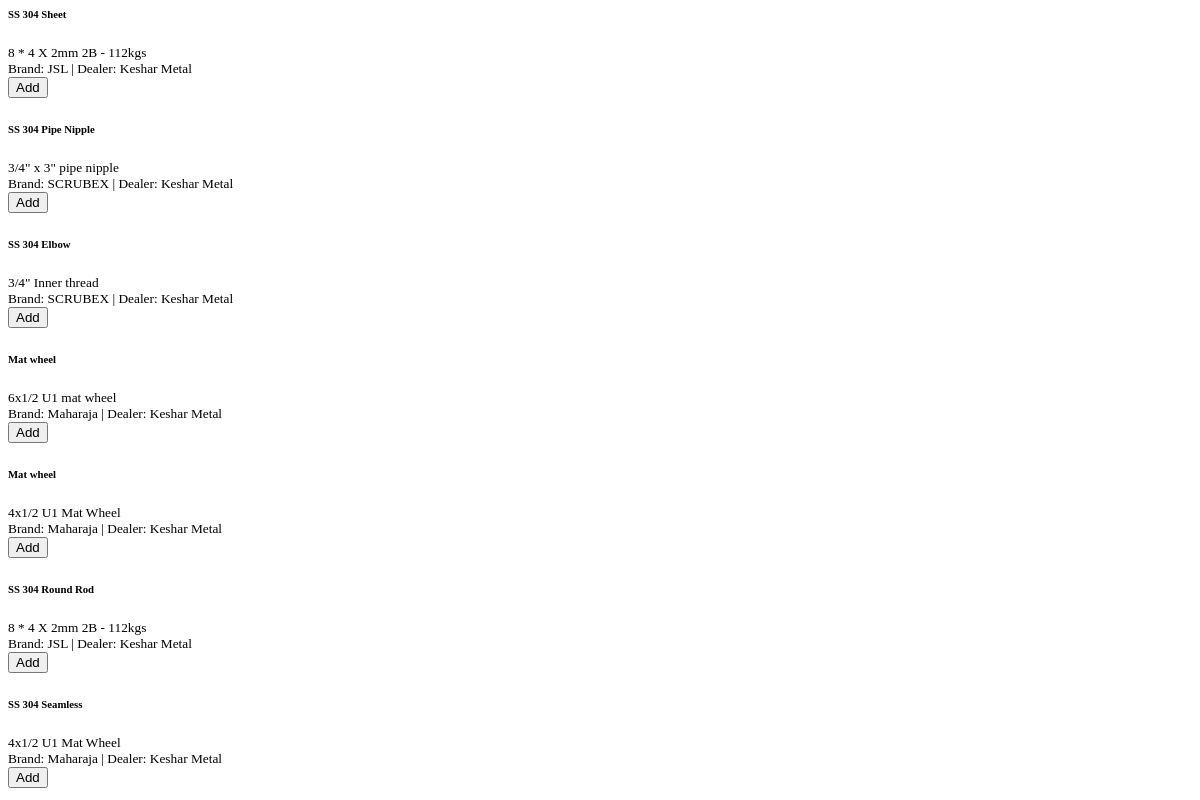
The app's page /products/search_materials, older data.
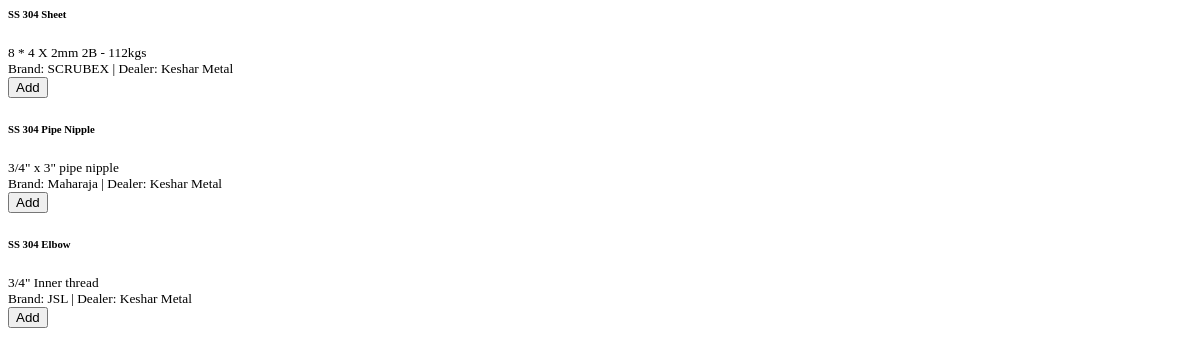
The same page, newer data.
### app/models.py (models this page shows)
class Storage(Base):
    __tablename__ = 'storage'
    id = Column(Integer, primary_key=True)
    base_name = Column(String(128))
    defined_name_with_spec = Column(String(256))
    brand = Column(String(128))
    hsn_code = Column(String(32))
    dealer_id = Column(Integer, ForeignKey('dealer.id'))
    tax = Column(Float)
    price = Column(Float)
    current_stock = Column(Float)
    units = Column(String(32))
    created_at = Column(DateTime, default=datetime.now)  # Make sure this exists
    updated_at = Column(DateTime, default=datetime.now, onupdate=datetime.now)  # And this
    dealer = relationship('Dealer', back_populates='materials')
    product_materials = relationship('ProductMaterial', back_populates='storage')
    bom_materials = relationship('BOMMaterial', back_populates='storage')
    supply_items = relationship('BOMSupplyItem', back_populates='storage')
    po_items = relationship('PurchaseOrderItem', back_populates='material')

class Dealer(Base):
    __tablename__ = 'dealer'
    id = Column(Integer, primary_key=True)
    name = Column(String(120), nullable=False)
    address = Column(String(250))
    city = Column(String(100))
    state = Column(String(100))
    country = Column(String(100))
    pincode = Column(String(20))
    telephone = Column(String(50))
    mobile = Column(String(50))
    email = Column(String(120))
    gst_no = Column(String(50))
    bank_name = Column(String(100))
    account_no = Column(String(100))
    ifsc_code = Column(String(50))
    materials = relationship('Storage', back_populates='dealer', lazy='dynamic')

### app/routers/products.py (the view)
@router.get("/search_materials")
async def search_materials(request: Request, q: str = "", db: Session = Depends(get_db)):
    try:
        if q:
            materials = db.query(models.Storage).filter(
                models.Storage.base_name.ilike(f'%{q}%') |
                models.Storage.defined_name_with_spec.ilike(f'%{q}%') |
                models.Storage.brand.ilike(f'%{q}%')
            ).limit(10).all()
        else:
            materials = db.query(models.Storage).limit(10).all()
        return templates.TemplateResponse("_material_options.html", {
            "request": request,
            "materials": materials
        })
    except Exception as e:
        print(f"Error searching materials: {e}")
        return JSONResponse(content={"error": str(e)}, status_code=500)

### app/templates/_material_options.html
{% if materials %}
    {% for material in materials %}
    <div class="list-group-item list-group-item-action">
        <div class="d-flex justify-content-between align-items-center">
            <div>
                <h6 class="mb-1">{{ material.base_name or 'N/A' }}</h6>
                {% if material.defined_name_with_spec %}
                <small class="text-muted">{{ material.defined_name_with_spec }}</small>
                <br>
                {% endif %}
                <small>Brand: {{ material.brand or 'N/A' }} | Dealer: {{ material.dealer.name if material.dealer else 'N/A' }}</small>
            </div>
            <button type="button" class="btn btn-sm btn-primary add-material-btn" data-material-id="{{ material.id }}">
                Add
            </button>
        </div>
    </div>
    {% endfor %}
{% else %}
    <div class="list-group-item">No materials found</div>
{% endif %}

Row changes from the older to the newer data that the page shows:
removed Storage: base_name "Mat wheel", defined_name_with_spec "6x1/2 U1 mat wheel", brand "Maharaja", dealer "Keshar Metal"
removed Storage: base_name "Mat wheel", defined_name_with_spec "4x1/2 U1 Mat Wheel", brand "Maharaja", dealer "Keshar Metal"
removed Storage: base_name "SS 304 Round Rod", defined_name_with_spec "8 * 4 X 2mm 2B - 112kgs", brand "JSL", dealer "Keshar Metal"
removed Storage: base_name "SS 304 Seamless", defined_name_with_spec "4x1/2 U1 Mat Wheel", brand "Maharaja", dealer "Keshar Metal"
changed Storage "8 * 4 X 2mm 2B - 112kgs": brand "JSL" → "SCRUBEX"
changed Storage "3/4\" x 3\" pipe nipple": brand "SCRUBEX" → "Maharaja"
changed Storage "3/4\" Inner thread": brand "SCRUBEX" → "JSL"
